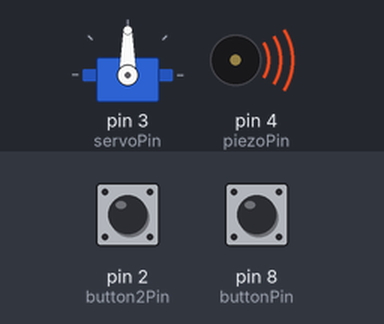
This sketch was run on a simulated Arduino Uno, built with avr-gcc and run on an emulated ATmega328P. Parts: servo, buzzer (waves = sounding). Inputs (shaded band) come from the test bench; at power-on: pin 8 (buttonPin) HIGH, pin 2 (button2Pin) HIGH. Random numbers use the default seed unless the sketch sets one.

Above: at 1.2 s.
1.3 s: pin 8 (buttonPin) pulled LOW for 1 s
At 2.7 s:
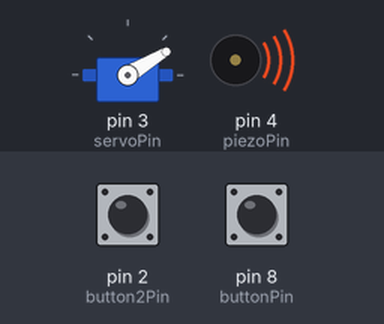
3.8 s: pin 2 (button2Pin) pulled LOW for 0.15 s
At 3.87 s:
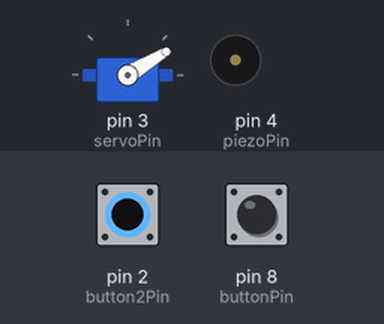
5.4 s: pin 8 (buttonPin) pulled LOW for 0.15 s
At 6.7 s:
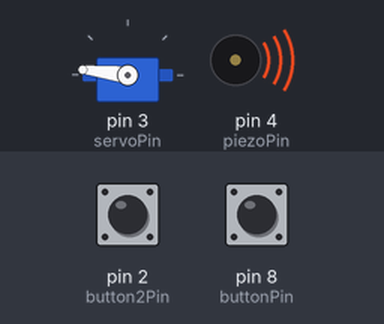
7.0 s: pin 2 (button2Pin) pulled LOW for 1 s
At 7.5 s:
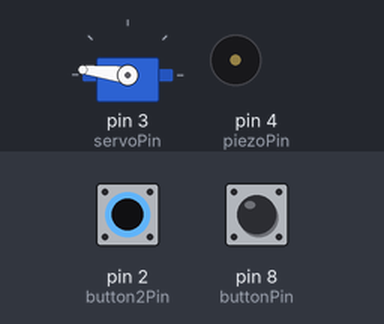
9.5 s: pin 8 (buttonPin) pulled LOW for 0.15 s
At 10.1 s:
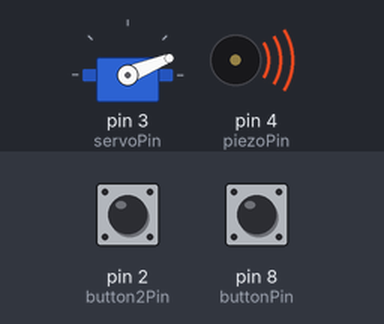
11.1 s: pin 8 (buttonPin) pulled LOW for 3.2 s
Timing chart, 0 to 11.7 s (numbered marks = the images above; inputs shaded):
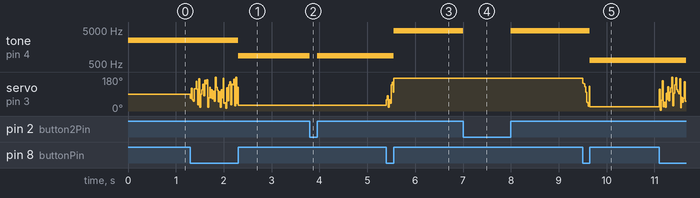

Measured:
- after the input at 1.3 s, tone on pin 4 (piezoPin): 2504 Hz → 882 Hz after 1.0 s
- after the input at 3.8 s, tone on pin 4 (piezoPin): 882 Hz → silent at once, → 882 Hz 0.15 s later
- after the input at 5.4 s, tone on pin 4 (piezoPin): 882 Hz → 4785 Hz after 0.15 s
- after the input at 7.0 s, tone on pin 4 (piezoPin): 4785 Hz → silent at once, → 4785 Hz 1.0 s later
- after the input at 9.5 s, tone on pin 4 (piezoPin): 4785 Hz → 635 Hz after 0.15 s

The sketch:

instrument.ino
```cpp
//Josh Mao Des Inv 23 Instrument; buttons + servo combo inspired by (https://www.instructables.com/id/Servo-Motor-Arduino/)

//import servo library
#include <Servo.h>;

// pushbutton pins
const int buttonPin = 8;
const int button2Pin = 2;

// servo pin
const int servoPin = 3;

//piezo pin
const int piezoPin = 4;

//create servo object
Servo servo;

void setup()
{
  servo.attach (servoPin);

  // Set up the pushbutton pins to be inputs:
  pinMode(buttonPin, INPUT);
  pinMode(button2Pin, INPUT);

}

void loop()
{
  //read the digital state of the pins with digitalRead() function
  int buttonState = digitalRead(buttonPin);
  int button2State = digitalRead(button2Pin);

  //when first button is pressed, turn servo to random degree
  if (buttonState == LOW) {
    int angles = random(180);
    servo.write(angles);
  }

  //convert servo degree to hertz
  int servoData = servo.read();
  int servoConverted = map(servoData, 0, 180, 31, 4978);
  tone(piezoPin, servoConverted);

  //if second button is pressed, play no tone from the piezo
  if (button2State == LOW) {
    noTone(piezoPin);
  }
}
```
